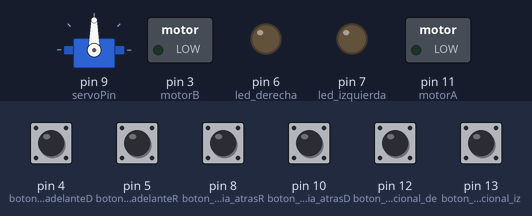
Bench run of a sketch on a simulated Arduino Uno, built with avr-gcc and run on an emulated ATmega328P. Shown: servo, switched loads named in the sketch (green lamp = pin HIGH), output pins drawn as LEDs (lit = HIGH). The inputs (shaded band) are chosen by the test bench; at power-on: pin 4 (boton_hacia_adelanteD), pin 5 (boton_hacia_adelanteR), pin 8 (boton_hacia_atrasR), pin 10 (boton_hacia_atrasD), pin 12 (boton_direccional_de), pin 13 (boton_direccional_iz) LOW.

Above: at 4.8 s.
4.9 s: pin 4 (boton_hacia_adelanteD) pulled HIGH for 2.35 s
At 6.4 s:
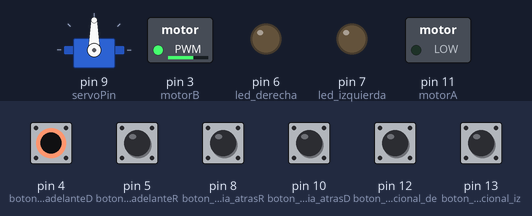
8.7 s: pin 5 (boton_hacia_adelanteR) pulled HIGH for 2.35 s
At 10.7 s:
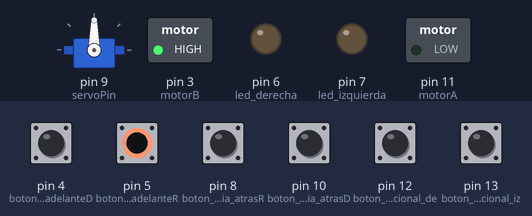
12.5 s: pin 8 (boton_hacia_atrasR) pulled HIGH for 2.35 s
At 14.8 s:
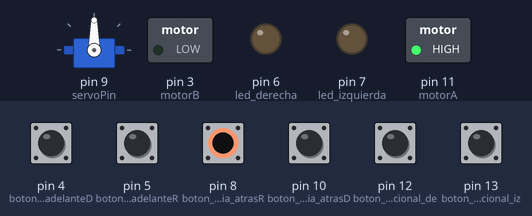
17.5 s: pin 10 (boton_hacia_atrasD) pulled HIGH for 2.35 s
At 18.8 s:
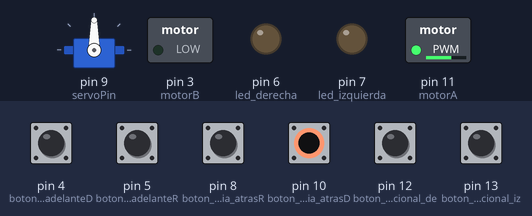
21.5 s: pin 12 (boton_direccional_de) pulled HIGH for 2.35 s
At 22.8 s:
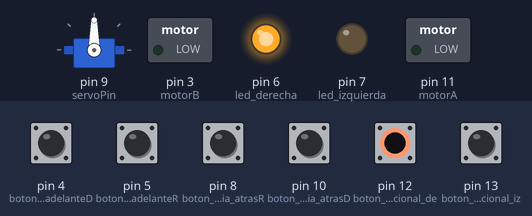
25.5 s: pin 13 (boton_direccional_iz) pulled HIGH for 2.35 s
At 26.5 s:
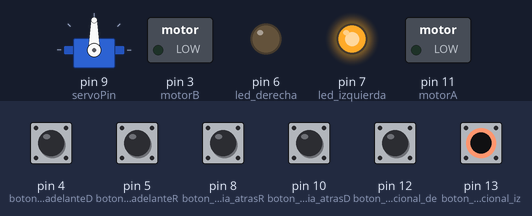
Timing chart, 0 to 30.5 s (numbered marks = the images above; inputs shaded):
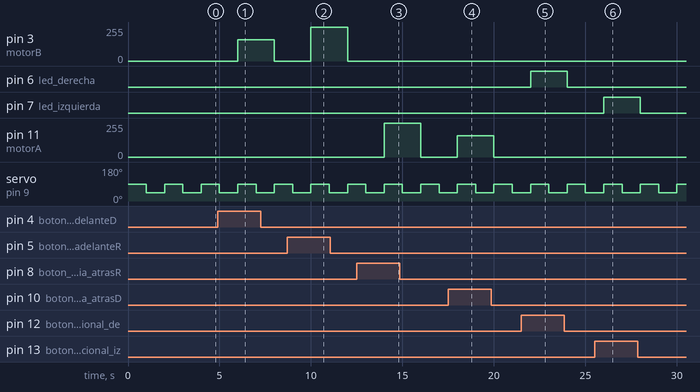

The sketch:

carro_v1.ino
```cpp
// C++ code

//Libreria para poder manejar el servoMotor
#include <Servo.h>

//Motor de la entrada 1
int motorA =11;

//Motor de la entrada 2
int motorB = 3;

//Varibel del pin de servo
int servoPin = 9;

Servo dirrecion;

//Variables de los leds como indicador de dirrecionales
int led_izquierda =7;
int led_derecha =6;

//Variables de los botones de las dirrecionales
int boton_direccional_iz = 13;
int boton_direccional_de = 12;

/* Variables de los botones de la funciones ir hacia adelante
rapido y lento
*/
int boton_hacia_adelanteR = 5;
int boton_hacia_adelanteD = 4;

/*Variables de los botones de ir hacia atras despacio y lento
*/
int boton_hacia_atrasR = 8;
int boton_hacia_atrasD = 10;


void setup()
{
  pinMode(motorA, OUTPUT);
  pinMode(motorB, OUTPUT);
  dirrecion.attach(servoPin);
  pinMode(led_izquierda, OUTPUT);
  pinMode(led_derecha, OUTPUT);
  pinMode(boton_direccional_iz, INPUT);
  pinMode(boton_direccional_de, INPUT);
  pinMode(boton_hacia_adelanteR, INPUT);
  pinMode(boton_hacia_adelanteD, INPUT);
  pinMode(8, INPUT);
  pinMode(10, INPUT);


}

void loop()
{
  //1er Condisional que permite activar el del la dirrecion izqu
  if(digitalRead(13) == HIGH){
    direccional_izquierda();
  }else{
    digitalWrite(led_izquierda,LOW);
  }

  //2undo Condisional que activa la dirrecional hacia la derecha
   if(digitalRead(12) == HIGH){
    direccional_derecha();
  }else{
    digitalWrite(led_derecha,LOW);
  }

  /*Condisional multiple que activa el ir hacia delante rapido
  Tambien si va hacia atras rapido o despacio*/
  if (digitalRead(boton_hacia_adelanteR) == HIGH) {
    adelanteR();   // rápido
  }
  else if (digitalRead(boton_hacia_adelanteD) == HIGH) {
    adelanteD();   // despacio
  }

  else if(digitalRead(boton_hacia_atrasR) == HIGH){
      hacia_atrasR(); //Rapido

  }
   else if(digitalRead(boton_hacia_atrasD) == HIGH){
      hacia_atrasD(); //Atras despacio

  }
  //Apagar el motor despues de cada terminacion del condicional
  else{
    analogWrite(motorA, 0);
    analogWrite(motorB, 0);
  }


  //Condisional que activa ir hacia atras rapido o lento


  //Controla la velocidad analoga y si va en reversa
  //analogWrite(motorA,0);
  //analogWrite(motorB,255);

  //Controla la dirrecion del servo
  dirrecion.write(90);
  delay(1000);
  dirrecion.write(45);
  delay(1000);


}
void direccional_izquierda(){
  digitalWrite(7, HIGH);
}
void direccional_derecha(){
  digitalWrite(led_derecha, HIGH);
}
void adelanteR(){
  analogWrite(motorA,0);
  analogWrite(motorB,255);
}
void adelanteD(){
  analogWrite(motorA,0);
  analogWrite(motorB,160);
}
void hacia_atrasR(){
  analogWrite(motorA,255);
  analogWrite(motorB,0);
}
void hacia_atrasD(){
  analogWrite(motorA,160);
  analogWrite(motorB,0);
}
```

Measured:
- after the input at 4.9 s, pin 3 (motorB): 0/255 → 160/255 after 1.1 s, → 0/255 2.0 s later
- after the input at 8.7 s, pin 3 (motorB): 0/255 → 255/255 after 1.3 s, → 0/255 2.0 s later
- after the input at 12.5 s, pin 11 (motorA): 0/255 → 255/255 after 1.5 s, → 0/255 2.0 s later
- after the input at 17.5 s, pin 11 (motorA): 0/255 → 160/255 after 0.50 s, → 0/255 2.0 s later
- after the input at 21.5 s, pin 6 (led_derecha): LOW → HIGH after 0.50 s, → LOW 2.0 s later
- after the input at 25.5 s, pin 7 (led_izquierda): LOW → HIGH after 0.50 s, → LOW 2.0 s later
- by itself, servo on pin 9 (servoPin): alternates 90° for 1.0 s and 45° for 1.0 s
